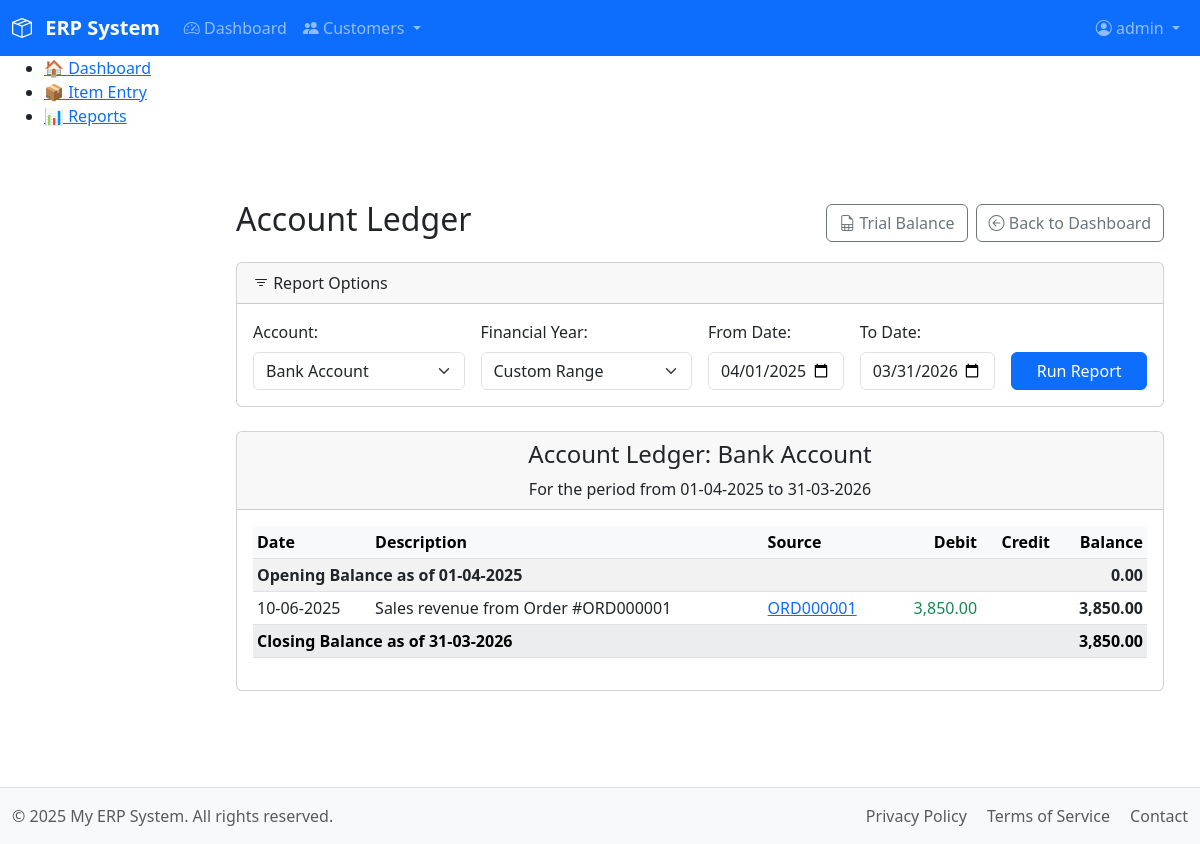
/modules/accounts/report_account_ledger.php?account_id=2&end_date=2025-09-09 (signed in), run on an earlier commit of the app's database.
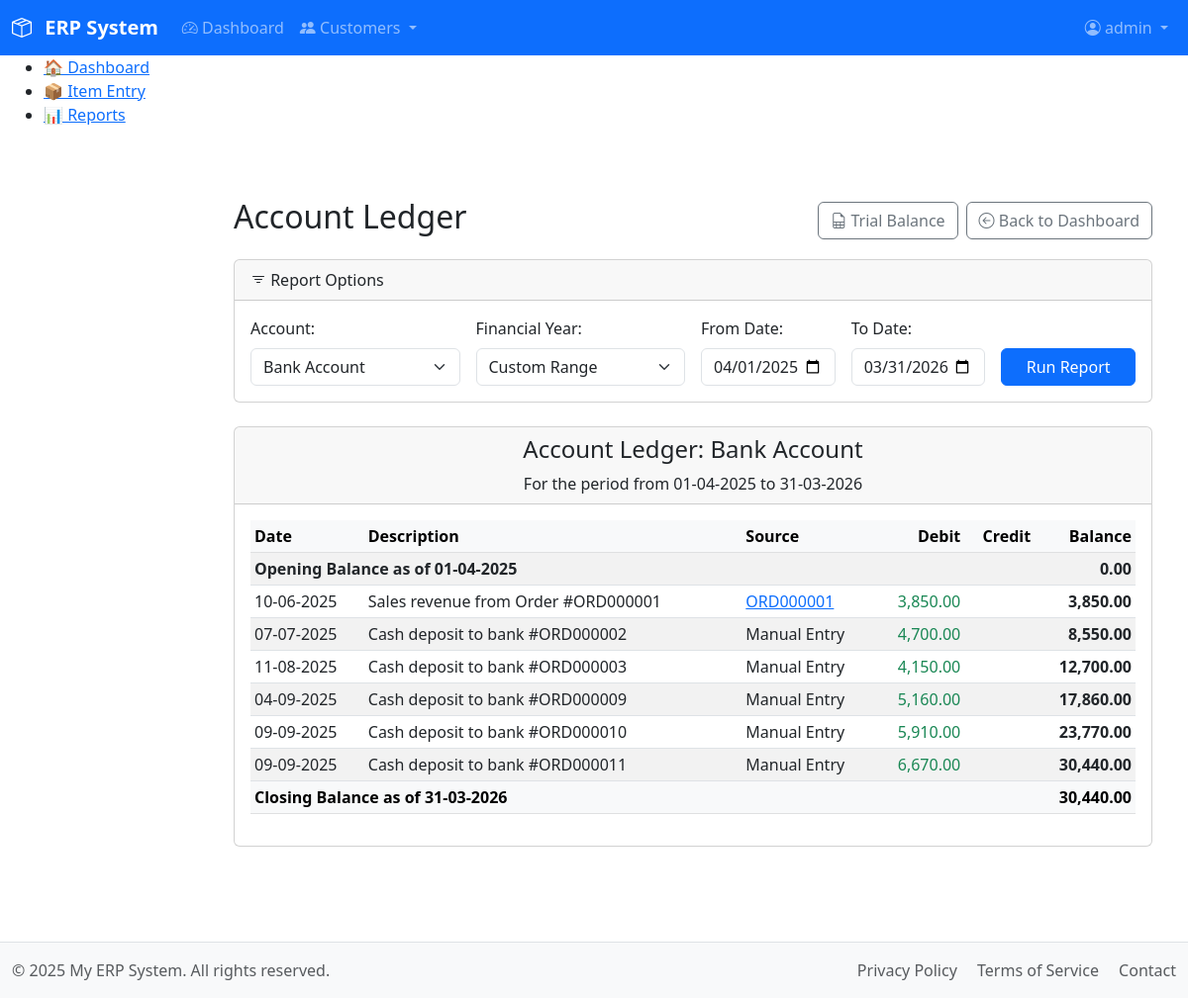
And on a later commit of the database.
### tables this page shows
CREATE TABLE `acc_chartofaccounts` (
  `account_id` int(11) NOT NULL AUTO_INCREMENT,
  `account_name` varchar(255) NOT NULL,
  `account_type` enum('Asset','Liability','Equity','Revenue','Expense') NOT NULL,
  `normal_balance` enum('debit','credit') NOT NULL,
  `description` text DEFAULT NULL,
  `is_active` tinyint(1) NOT NULL DEFAULT 1,
  `created_at` timestamp NOT NULL DEFAULT current_timestamp(),
  PRIMARY KEY (`account_id`),
  UNIQUE KEY `uk_account_name` (`account_name`),
  KEY `idx_account_type` (`account_type`)
);

CREATE TABLE `acc_transactions` (
  `transaction_id` int(11) NOT NULL AUTO_INCREMENT,
  `transaction_group_id` varchar(20) NOT NULL,
  `account_id` int(11) NOT NULL,
  `transaction_date` datetime NOT NULL,
  `financial_year` varchar(10) NOT NULL,
  `description` varchar(255) NOT NULL,
  `remarks` text DEFAULT NULL,
  `debit_amount` decimal(10,2) DEFAULT NULL,
  `credit_amount` decimal(10,2) DEFAULT NULL,
  `status` enum('Posted','Canceled') NOT NULL DEFAULT 'Posted',
  `source_type` enum('sales_order','purchase_order','manual_entry','opening_balance') DEFAULT NULL,
  `source_id` varchar(20) DEFAULT NULL,
  `created_at` timestamp NOT NULL DEFAULT current_timestamp(),
  `created_by_name` varchar(50) DEFAULT NULL,
  PRIMARY KEY (`transaction_id`),
  KEY `idx_account_id` (`account_id`),
  KEY `idx_transaction_group_id` (`transaction_group_id`),
  KEY `idx_transaction_date` (`transaction_date`),
  KEY `idx_financial_year` (`financial_year`)
);

### includes/functions_acc.php (called while the page is built, shortened)
<?php
function get_account_ledger($account_id, $start_date, $end_date) {
    $db = db();
    $stmt_account = $db->prepare("SELECT normal_balance FROM acc_chartofaccounts WHERE account_id = ?");
    $stmt_account->bind_param("i", $account_id);
    $stmt_account->execute();
    $account_info = $stmt_account->get_result()->fetch_assoc();
    $normal_balance_type = $account_info['normal_balance'];
    $stmt_opening = $db->prepare("
        SELECT
            COALESCE(SUM(debit_amount), 0) as total_debits,
            COALESCE(SUM(credit_amount), 0) as total_credits
        FROM acc_transactions
        WHERE account_id = ?
          AND status = 'Posted'
          AND transaction_date < ?
    ");
    $start_date_for_query = $start_date . ' 00:00:00';
    $stmt_opening->bind_param("is", $account_id, $start_date_for_query);
    $stmt_opening->execute();
    $opening_totals = $stmt_opening->get_result()->fetch_assoc();
    $opening_balance = ($normal_balance_type === 'debit')
        ? $opening_totals['total_debits'] - $opening_totals['total_credits']
        : $opening_totals['total_credits'] - $opening_totals['total_debits'];
    $stmt_transactions = $db->prepare("
        SELECT transaction_date, description, source_type, source_id, debit_amount, credit_amount
        FROM acc_transactions
        WHERE account_id = ?
          AND status = 'Posted'
          AND transaction_date BETWEEN ? AND ?
        ORDER BY transaction_date ASC, transaction_id ASC
    ");
    $end_date_for_query = $end_date . ' 23:59:59';
    $stmt_transactions->bind_param("iss", $account_id, $start_date_for_query, $end_date_for_query);
    $stmt_transactions->execute();
    $transactions = $stmt_transactions->get_result()->fetch_all(MYSQLI_ASSOC);
    $running_balance = $opening_balance;
    foreach ($transactions as $key => $transaction) {
        if ($normal_balance_type === 'debit') {
            $running_balance += ($transaction['debit_amount'] ?? 0) - ($transaction['credit_amount'] ?? 0);
        } else {
            $running_balance += ($transaction['credit_amount'] ?? 0) - ($transaction['debit_amount'] ?? 0);
        }
        $transactions[$key]['running_balance'] = $running_balance;
    }
    return [
        'opening_balance' => $opening_balance,
        'transactions' => $transactions,
        'closing_balance' => $running_balance
    ];
}
function get_source_document_url($source_type, $source_id) {
    if (empty($source_id) || empty($source_type)) {
        return null;
    }
    $url = null;
    switch ($source_type) {
        case 'sales_order':
            $url = "/modules/sales/entry_order.php?order_id=" . urlencode($source_id);
            break;
    }
    return $url;
}

### modules/accounts/report_account_ledger.php (the view, shortened to what the rows shown need)
<?php
require_once __DIR__ . '/../../includes/functions_acc.php';
$db = db();
$all_accounts_query = $db->query("SELECT account_id, account_name FROM acc_chartofaccounts WHERE is_active = 1 ORDER BY account_name ASC");
$all_accounts = $all_accounts_query->fetch_all(MYSQLI_ASSOC);
$account_id = $_GET['account_id'] ?? ($all_accounts[0]['account_id'] ?? 0);
$selected_fy = $_GET['financial_year'] ?? '';
if (!empty($selected_fy) && $selected_fy !== 'custom') {
    $startYear = substr($selected_fy, 0, 4);
    $endYear = intval($startYear) + 1;
    $start_date = $startYear . '-04-01';
    $end_date = $endYear . '-03-31';
} elseif (!empty($_GET['start_date']) && !empty($_GET['end_date'])) {
    $start_date = $_GET['start_date'];
    $end_date = $_GET['end_date'];
    $selected_fy = 'custom';
} else {
    $current_month = date('n');
    $current_year = date('Y');
    if ($current_month >= 4) {
        $start_date = $current_year . '-04-01';
        $end_date = ($current_year + 1) . '-03-31';
    } else {
        $start_date = ($current_year - 1) . '-04-01';
        $end_date = $current_year . '-03-31';
        $selected_fy = ($current_year - 1) . '-' . substr($current_year, 2, 2);
    }
}
$ledger_data = [];
$account_name = 'N/A';
$error_message = '';
if ($account_id) {
    try {
        $ledger_data = get_account_ledger($account_id, $start_date, $end_date);
        foreach($all_accounts as $acc) {
            if ($acc['account_id'] == $account_id) {
                $account_name = $acc['account_name'];
                break;
            }
        }
    } catch (Exception $e) {
        $error_message = $e->getMessage();
    }
} else {
    $error_message = "No accounts available. Please add an account in the Chart of Accounts.";
}
require_once __DIR__ . '/../../includes/header.php';
?>
<main class="container mt-4">
    <div class="d-flex justify-content-between align-items-center mb-3">
        <h2>Account Ledger</h2>
    </div>
    <?php if ($error_message): ?>
        <div class="alert alert-danger"><?= htmlspecialchars($error_message) ?></div>
    <?php else: ?>
        <div class="card">
            <div class="card-header text-center">
                <h4>Account Ledger: <?= htmlspecialchars($account_name) ?></h4>
                <p class="mb-0">For the period from <?= htmlspecialchars(date("d-m-Y", strtotime($start_date))) ?> to <?= htmlspecialchars(date("d-m-Y", strtotime($end_date))) ?></p>
            </div>
            <div class="card-body">
                <div class="table-responsive">
                    <table class="table table-sm table-striped table-hover">
                        <thead class="table-light">
                            <tr>
                                <th>Date</th>
                                <th>Description</th>
                                <th>Source</th>
                                <th class="text-end">Debit</th>
                                <th class="text-end">Credit</th>
                                <th class="text-end">Balance</th>
                            </tr>
                        </thead>
                        <tbody>
                            <tr class="fw-bold">
                                <td colspan="5">Opening Balance as of <?= htmlspecialchars(date("d-m-Y", strtotime($start_date))) ?></td>
                                <td class="text-end"><?= number_format($ledger_data['opening_balance'], 2) ?></td>
                            </tr>
                            <?php if (empty($ledger_data['transactions'])): ?>
                                <tr>
                                    <td colspan="6" class="text-center text-muted">No transactions found in this period.</td>
                                </tr>
                            <?php else: ?>
                                <?php foreach ($ledger_data['transactions'] as $txn): ?>
                                <tr>
                                    <td><?= htmlspecialchars(date("d-m-Y", strtotime($txn['transaction_date']))) ?></td>
                                    <td><?= htmlspecialchars($txn['description']) ?></td>
                                    <td>
                                        <?php
                                        $url = get_source_document_url($txn['source_type'], $txn['source_id']);
                                        if ($url):
                                        ?>
                                            <a href="<?= htmlspecialchars($url) ?>" target="_blank">
                                                <?= htmlspecialchars($txn['source_id']) ?>
                                            </a>
                                        <?php else: ?>
                                            Manual Entry
                                        <?php endif; ?>
                                    </td>
                                    <td class="text-end text-success"><?= $txn['debit_amount'] ? number_format($txn['debit_amount'], 2) : '' ?></td>
                                    <td class="text-end text-danger"><?= $txn['credit_amount'] ? number_format($txn['credit_amount'], 2) : '' ?></td>
                                    <td class="text-end fw-bold"><?= number_format($txn['running_balance'], 2) ?></td>
                                </tr>
                                <?php endforeach; ?>
                            <?php endif; ?>
                            <tr class="fw-bold table-light">
                                <td colspan="5">Closing Balance as of <?= htmlspecialchars(date("d-m-Y", strtotime($end_date))) ?></td>
                                <td class="text-end"><?= number_format($ledger_data['closing_balance'], 2) ?></td>
                            </tr>
                        </tbody>
                    </table>
                </div>
            </div>
        </div>
    <?php endif; ?>
</main>
<?php require_once __DIR__ . '/../../includes/footer.php'; ?>

What changed in the data, as far as the page shows it:
added acc_transactions: transaction_date "07-07-2025", description "Cash deposit to bank #ORD000002", shows "Manual Entry", debit_amount "4,700.00", running_balance "8,550.00"
added acc_transactions: transaction_date "11-08-2025", description "Cash deposit to bank #ORD000003", shows "Manual Entry", debit_amount "4,150.00", running_balance "12,700.00"
added acc_transactions: transaction_date "04-09-2025", description "Cash deposit to bank #ORD000009", shows "Manual Entry", debit_amount "5,160.00", running_balance "17,860.00"
added acc_transactions: transaction_date "09-09-2025", description "Cash deposit to bank #ORD000010", shows "Manual Entry", debit_amount "5,910.00", running_balance "23,770.00"
added acc_transactions: transaction_date "09-09-2025", description "Cash deposit to bank #ORD000011", shows "Manual Entry", debit_amount "6,670.00", running_balance "30,440.00"
Also different on the page:
$ledger_data['closing_balance']: "3,850.00" → "30,440.00"
